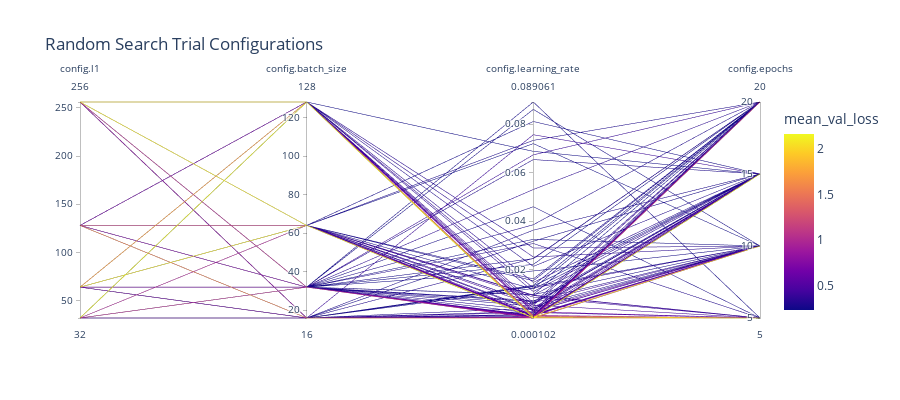

Write notebook code for a chart like this one.
### Markdown cell above
<div style="display: flex; justify-content: space-between; align-items: center; width: 100%;">
    <span style="color: #ff6900; font-size: 25px; font-weight: bold;">Overview Tested Configurations</span>
    <span style="text-align: right; font-size: 12px;">Lena Hammerer | Luisa Ibele | Hanna Steinwender</span>
</div>

- **Random Search** provides a big picture perspective across the whole search space.

### Code cell
fig = px.parallel_coordinates(df_flat_e7_log, color="mean_val_loss",
                              title='Random Search Trial Configurations',
                              dimensions=['config.l1', 'config.batch_size', 'config.learning_rate',
                                          'config.epochs'], width=900, height=400)
fig.show()
